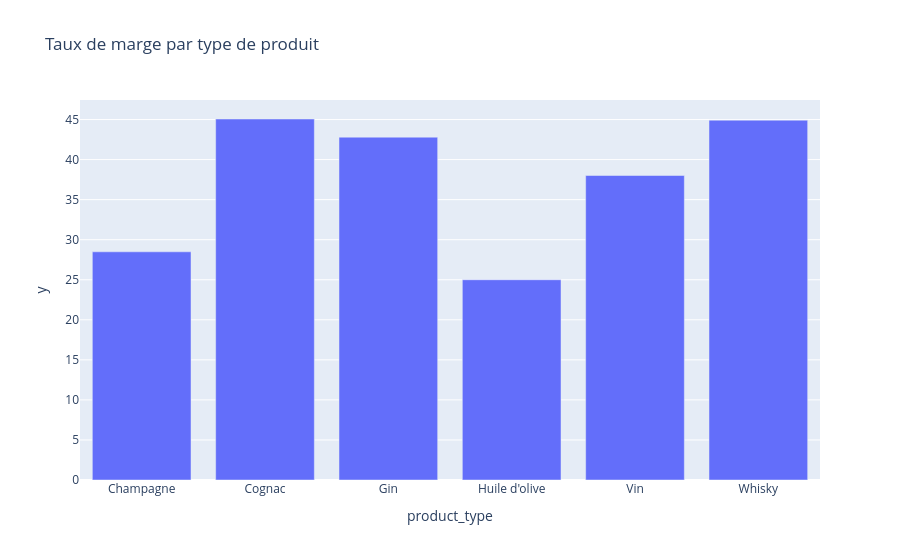

Notebook source saved alongside this figure:
### Code cell
#Création d'un dataframe avec le taux de marge moyen par type de produit
df_taux_marge_moyen = df_taux_marge_pos.groupby('product_type')['taux_marge'].mean()
#Affichage dans un graphique du taux de marge par type de produit
fig = px.bar(df_taux_marge_moyen, x=df_taux_marge_moyen.index, y=df_taux_marge_moyen.values, title='Taux de marge par type de produit')
fig.show()

### Figure 1 — Plotly figure (JSON) as saved in the notebook; plotly's stock layout.template omitted (floating-point values rounded to 4 significant figures)
{"data": [{"hovertemplate": "product_type=%{x}<br>y=%{y}<extra></extra>", "legendgroup": "", "marker": {"color": "#636efa", "pattern": {"shape": ""}}, "name": "", "orientation": "v", "showlegend": false, "textposition": "auto", "type": "bar", "x": ["Champagne", "Cognac", "Gin", "Huile d'olive", "Vin", "Whisky"], "xaxis": "x", "y": [28.49, 45.07, 42.8, 25.0, 38.01, 44.92], "yaxis": "y"}], "layout": {"barmode": "relative", "legend": {"tracegroupgap": 0}, "title": {"text": "Taux de marge par type de produit"}, "xaxis": {"anchor": "y", "domain": [0, 1], "title": {"text": "product_type"}}, "yaxis": {"anchor": "x", "domain": [0, 1], "title": {"text": "y"}}}}
